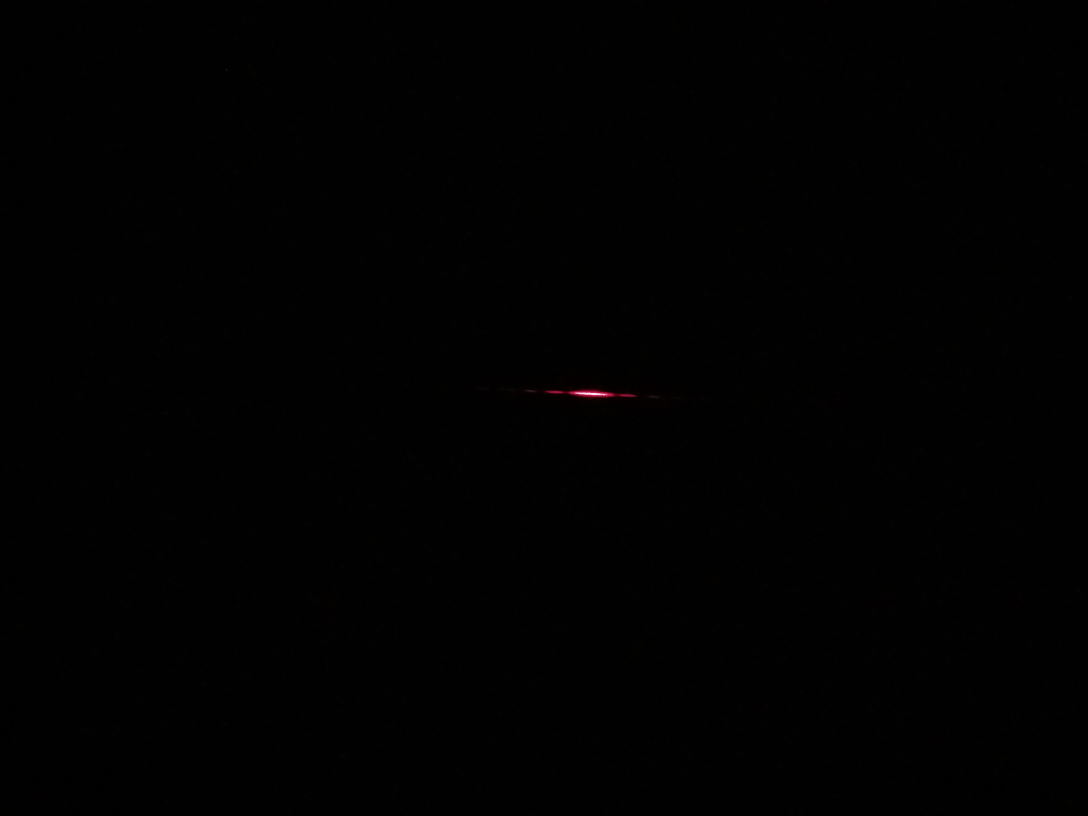
#> input picture Practica2/Datos/datos_acero/a0.jpg, 3264 x 2448 px (shown at 1/3 size); its folder holds 4 pictures in this run
$ jupyter execute --allow-errors Practica2-acero.ipynb   (shell and % lines are left out)
#> lines starting #> are read from the running program, lines starting #| are printed output that depends on the picture; long printed decimals are rounded
# Práctica 2 – Estática. Registro de distancia y posición
Por Luna Kadysz y Kenneth Syddall

Link a la página de la materia:
https://materias.df.uba.ar/l4a2021c1/practica-11-estatica-registro-de-distancia-y-posicion/

## Actividad 2.1
### Determinación del módulo de Young

Calcular cuánto se desplaza EL EXTREMO libre de la barra:

Datos:

E ≅ 10×1010 N/m2

L = 40 cm

d = 5 mm

m = 0.01 kg

Forma de entrega: Sin entrega. Estimar estas dos cantidades y dejar asentado el desarrollo de forma más o menos prolija en el “cuaderno de laboratorio”, sea el fomato que éste último tenga.

## Actividad 2.2
### Sensores de distancia – longitud:
Elegir la tarea de medición mencionadas en la lista, según su número de grupo (Grupo 14 vuelvea la tarea 1). Para esta tarea, elegir un sistema de medición o sensor para realizarla y justifiquen(puede ser otro sensor que no hayamos mencionado en la clase eh!)

1.Distancia de la superficie de la tierra a una nube o capa de aerosoles atmosféricos

2.Dimensiones edilicias de una fábrica

3.Control del diámetro de agujeros de arandelas en una línea de producción.

4.Deformación por dilatación térmica del bloque del motor de un automóvil.

5.Distancia de la Tierra a la Luna.

6.Control de posición del cabezal de una impresora tipo plotter.

7.Distancia entre un automóvil y un obstáculo para maniobra de estacionamiento.

8.Diámetro de una broca de perforación (mecha) de taladro.

9.Distancia entre vehículos en movimiento para sistemas de conducción autónoma.

10.Diámetro de un cabello humano.

11.Distancia entre pupilas oculares humanas para fabricación de anteojos.

12.Mediciones antropométricas para reconocimiento facial.

13.Medición para realimentación de un sistema de actuadores para control de vuelo o de unbrazo robot.Reportar el intervalo de
valores de distancias típicas para esa tarea y las precisiones requeridaspara dichas mediciones.

Justificar la elección del sistema de medición. Considerar tanto los rangos y precisiones del siste-ma de medición elegido como los aspectos metodológicos o procedimentales necesarios para rea-lizar la tarea.Buscar un equipo comercial o experimental que sea capaz de realizar la medición. Incluir cita olink al artículo u hoja de datos consultado. Reportar las especificaciones del instrumento o experi-mento que considere útiles para justificar la elección.Forma de entrega: Para la fecha definida en el cronograma, deberán armar una pre-sentación mínima (una, dos o a lo sumo tres diapositivas) describiendo las caracte-rísticas de la tarea a realizar, el sensor o instrumento elegido y una justificación paraello, basados en alguna especificación del mismo.

## Respuesta

Existen muchos metodo que pueden dar una distancia media aceptable de nuestro satelite natural. Uno sencillo podria ser (http://19e37.com/blog/como-supimos-la-distancia-tierra-luna/).
Pero en nuestro caso vamos a mostrar como se mide actualmente la distancia a la luna a travez del Observatorio de la Costa Azul (OCA). El observatorio de la Côte d'Azur está instalado en cuatro sitios: la meseta de Calern, el monte Gros donde se encuentra la sede (sitio histórico del Observatorio de la Côte d'Azur), el campus de Valrose en Niza y El sitio de Géoazur en el tecnopolo Sophia Antipolis.
Nuestra intención no esdar una descripción completa del funcionamiento de este observatorio para medir la distancia a la luna, sino mas bien una descripcion general del metodo y los equipos que se utilizan en este proceso. Toda la información fue obtenida de las siguientes fuentes:
* https://tmurphy.physics.ucsd.edu/papers/PASP_120_20.pdf
* https://aas.aanda.org/articles/aas/pdf/1998/11/ds1427.pdf

Para esto vamos a dividir la explicación en tres partes:
* Metodo LLR
* Laser y telescopio
* Reflector
* Detector

## Actividad 2.3
### Medición indirecta del tamaño de una rendija:

Conociendo cuánto se deforma el extremo de la barra (lo calcularon en la actividad anterior), y suponiendo que la rendija variable está ubicada en ese extremo de la barra, estimar la distancia necesaria a la  pantalla  para  estar  en  condición  de Fraunhoffer, y cuál sería la distancia entre franjas (o, más correcto, entre los mínimos de intensidad):

En la condición de Fraunhöffer, el patrón de interferencia está dado por

donde a es el tamaño de la rendija, D la distancia a la pantalla, z la coordenada sobre la pantalla y
$\lambda$ la longitud de onda de la fuente de luz utilizada.

Forma de entrega: Sin entrega. Estimar estas dos cantidades y dejar asentado el desarrollo de forma más o menos prolija en el “cuaderno de laboratorio”, sea el fomato que éste último tenga.

### VER QUE TODOS TENGAN ELMISMO LARGO DE PIXELES PARA PODER COMPARAR

[cell 1]
import matplotlib
matplotlib.use('TkAgg')
#matplotlib.use('Qt5Agg')
import imageio
import matplotlib.pyplot as plt
from scipy import ndimage
from scipy import signal
import numpy as np

[cell 2]
import os
frames = []
colors = ['Red','Green','Blue']
images_dict = {os.path.splitext(k)[0]: {} for k in os.listdir('Datos/datos_acero') if os.path.splitext(k)[1] == '.jpg'}

#guardo todos los rgb por imagen de la carpeta
for i,file in enumerate(os.listdir('Datos/datos_acero')):
    ext = os.path.splitext(file)[1] #agarro la extension del archivo
    if ext == '.jpg':
        img = imageio.imread(f'Datos/datos_acero/{file}')
#> img is the input picture: shape (2448, 3264, 3); mean R, G, B 1.3, 1.2, 1.2
        images_dict[os.path.splitext(file)[0]] = {k: np.array(img[:,:,i])  for i,k in enumerate(colors)}

[cell 3]
images_dict.keys()

### DATO ROJO  1

[cell 4]
#probamos con rojo


color = 'Red'
A = images_dict['a00'][color]
plt.figure(figsize = (9, 7.5))
plt.imshow(A, cmap=plt.cm.Reds_r)
plt.title(f'{color} channel image in {color}')
plt.xlabel('Pixeles [px]')
plt.ylabel('Pixeles[px]')

[cell 5]
R = ndimage.rotate(A, 2.6)[1550:2100,1335:1355]
Rt = np.transpose(R)
plt.imshow(Rt, cmap=plt.cm.Reds_r)
plt.imshow(R, cmap=plt.cm.Reds_r)

[cell 6]
plt.figure(figsize = (10, 7))
for i in range(20):
    plt.plot(range(len(Rt[i])),Rt[i])
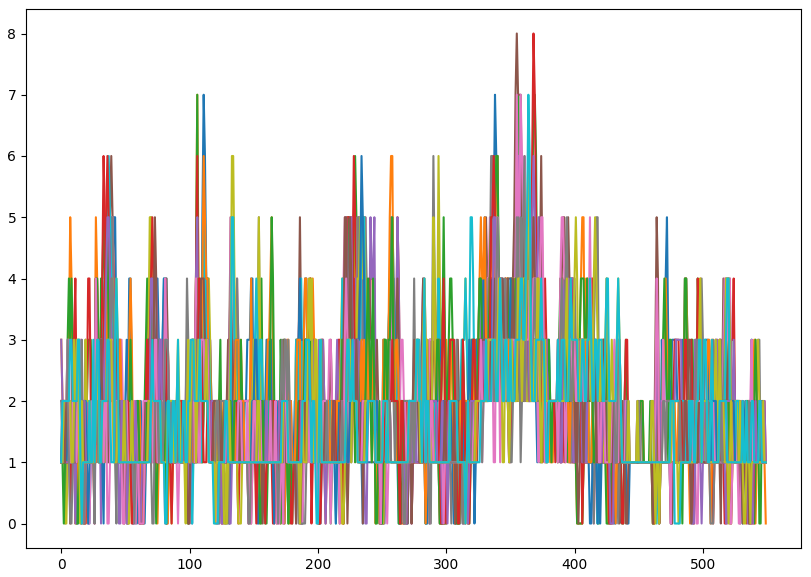
#> figure drawn by matplotlib, 1 panel; curve peaks at x = 41, y = 5; curve peaks at x = 106, y = 7; curve peaks at x = 106, y = 7

[cell 7]
def promedio(R):
    mediana = []
    error = []
    for i in range(len(R)):
        mediana.append(np.mean(R[i]))
        error.append(np.std(R[i]))
#> after the loop, error = 550 values, max 1.84 at index 106, min 0 at index 181, mean 0.747; mediana = 550 values, max 4.3 at index 356, min 0.55 at index 249, mean 1.76
    return mediana, error

ceros = []
err_cr=[]


mediana, error = promedio(R)
plt.plot(range(len(mediana)),np.array(mediana))
#puntos_x = np.array(plt.ginput(9))
#puntos_x

[cell 8]
y = - np.array(mediana)
#> y = 550 values, max -0.55 at index 249, min -4.3 at index 356, mean -1.76

[cell 9]
from scipy.signal import find_peaks
plt.figure()
peaks, _ = find_peaks(y,distance= 80)
#> peaks = [56, 169, 249, 382, 466]
plt.plot(range(len(y)),y)
plt.plot(peaks, y[peaks], "o")
print(peaks)
#| [ 56 169 249 382 466]

p=[peaks[1]-peaks[0], peaks[4]-peaks[3]]
#> p = [113, 84]

z0 = np.mean(p)
#> z0 = 98.5
errz0 = np.std(p)
#> errz0 = 14.5
print(f'La diferencia media entre minimos es: {np.mean(p)} +- {np.std(p)}')
#| La diferencia media entre minimos es: 98.5 +- 14.5
#plt.axis([0, 160, -1.1, 1.1])

### DATO ROJO  2

[cell 10]

color = 'Red'
A = images_dict['a0'][color]
plt.figure(figsize = (9, 7.5))
plt.imshow(A, cmap=plt.cm.Reds_r)
plt.title(f'{color} channel image in {color}')
plt.xlabel('Pixeles [px]')
plt.ylabel('Pixeles[px]')

R = ndimage.rotate(A, 2.5)[1550:2100,1326:1356]
#> R: shape (550, 30)
Rt = np.transpose(R)
#> Rt: shape (30, 550)
plt.imshow(Rt, cmap=plt.cm.Reds_r)
plt.imshow(R, cmap=plt.cm.Reds_r)

[cell 11]
plt.figure(figsize = (10, 7))
for i in range(30):
    plt.plot(range(len(Rt[i])),Rt[i])
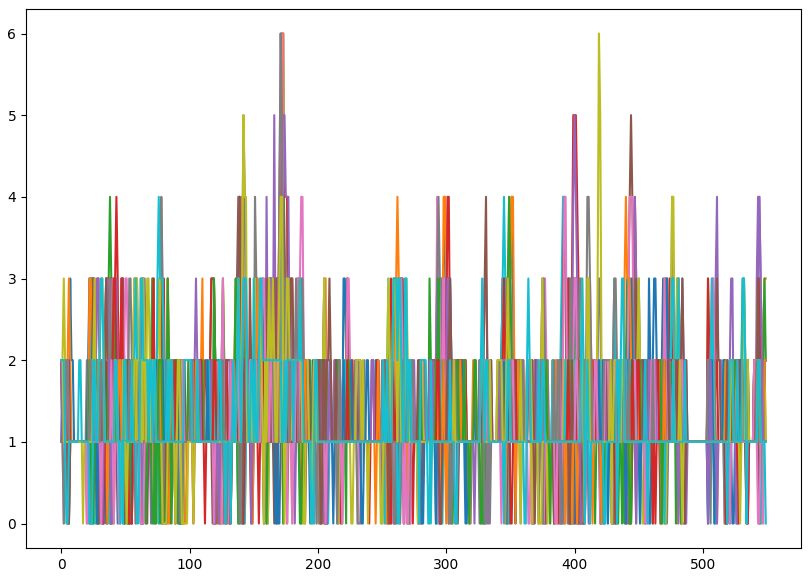
#> figure drawn by matplotlib, 1 panel; curve peaks at x = 299, y = 4; curve peaks at x = 298, y = 4; curve peaks at x = 38, y = 4

[cell 12]
mediana, error = promedio(R)
#> mediana = 550 values, max 2.7 at index 172, min 0.867 at index 318, mean 1.2; error = 550 values, max 1.73 at index 172, min 0 at index 10, mean 0.467
plt.plot(range(len(mediana)),np.array(mediana))
y = - np.array(mediana)
#> y = 550 values, max -0.867 at index 318, min -2.7 at index 172, mean -1.2
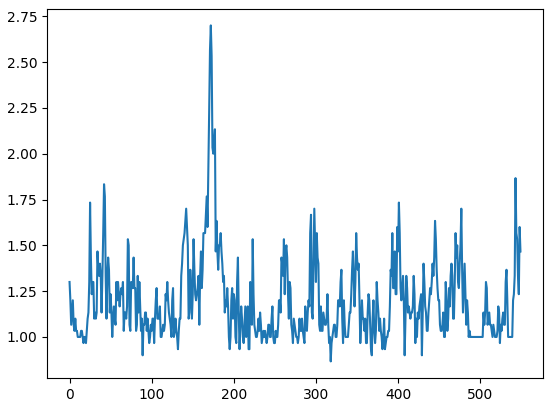
#> figure drawn by matplotlib, 1 panel; curve peaks at x = 172, y = 2.7

[cell 13]
from scipy.signal import find_peaks
plt.figure()
peaks, _ = find_peaks(y,distance= 40)
#> peaks = [20, 89, 132, 207, 249, 318, 368, 429, 483, 524]
plt.plot(range(len(y)),y)
plt.plot(peaks, y[peaks], "o")
print(peaks)
#| [ 20  89 132 207 249 318 368 429 483 524]

pea=[]
for i in range(len(peaks)):
    if i != 4 and i != 5:
        pea.append(peaks[i])
#> this loop made 10 passes
#> after the loop, pea = [20, 89, 132, 207, 368, 429, 483, 524]
print(pea)
#| [20, 89, 132, 207, 368, 429, 483, 524]
pdiff = np.diff(pea)
#> pdiff = [69, 43, 75, 161, 61, 54, 41]
p=[]
for i in range(len(pdiff)):
    if i != 3:
        p.append(pdiff[i])
#> this loop made 7 passes
#> after the loop, p = [69, 43, 75, 61, 54, 41]

print(p)
#| [69, 43, 75, 61, 54, 41]
ceros.append(np.mean(p))
err_cr.append(np.std(p))
print(f'La diferencia media entre minimos es: {np.mean(p)} +- {np.std(p)}')
#| La diferencia media entre minimos es: 57.167 +- 12.549

### DATO ROJO  3

[cell 14]

color = 'Red'
A = images_dict['a1'][color]
plt.figure(figsize = (9, 7.5))
plt.imshow(A, cmap=plt.cm.Reds_r)
plt.title(f'{color} channel image in {color}')
plt.xlabel('Pixeles [px]')
plt.ylabel('Pixeles[px]')

R = ndimage.rotate(A, 2.5)[1400:2250,1333:1363]
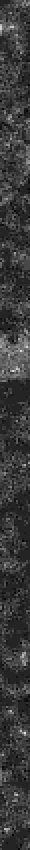
#> R: shape (850, 30) (shown at 1/2 size); min 0, max 7, mean 1.62; drawn with min black and max white
Rt = np.transpose(R)
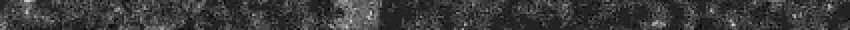
#> Rt: shape (30, 850) (shown at 1/2 size); min 0, max 7, mean 1.62; drawn with min black and max white
plt.imshow(Rt, cmap=plt.cm.Reds_r)
plt.imshow(R, cmap=plt.cm.Reds_r)

[cell 15]
plt.figure(figsize = (10, 7))
for i in range(30):
    plt.plot(range(len(Rt[i])),Rt[i])
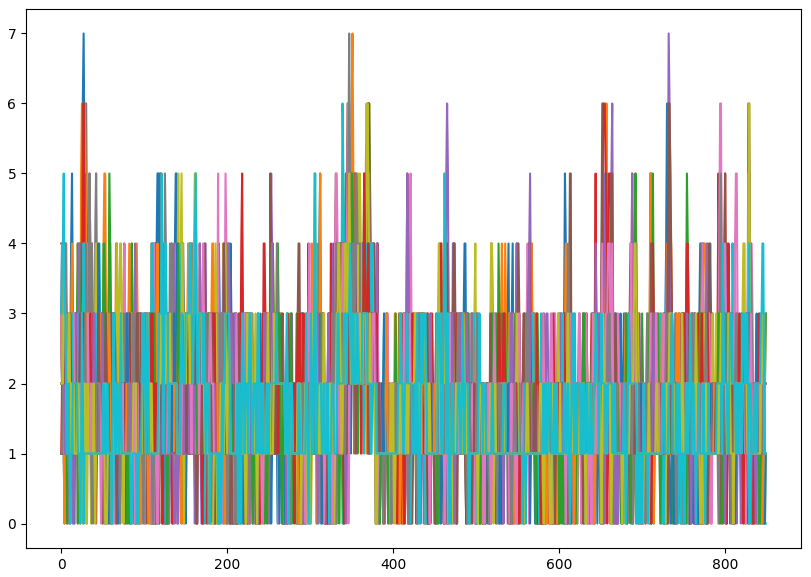
#> figure drawn by matplotlib, 1 panel; curve peaks at x = 27, y = 7; curve peaks at x = 25, y = 6; curve peaks at x = 371, y = 6

[cell 16]
mediana, error = promedio(R)
#> mediana = 850 values, max 3.57 at index 346, min 0.833 at index 700, mean 1.62; error = 850 values, max 1.8 at index 27, min 0 at index 387, mean 0.742
plt.plot(range(len(mediana)),np.array(mediana))
y = - np.array(mediana)
#> y = 850 values, max -0.833 at index 700, min -3.57 at index 346, mean -1.62
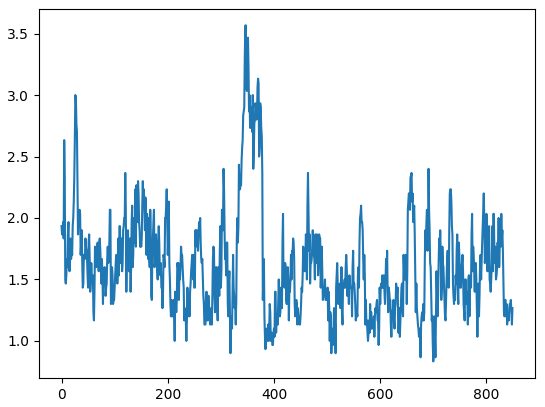
#> figure drawn by matplotlib, 1 panel; curve peaks at x = 346, y = 3.57

[cell 17]
from scipy.signal import find_peaks
plt.figure()
peaks, _ = find_peaks(y,distance= 40)
#> peaks = 17 values from 8 to 839
plt.plot(range(len(y)),y)
plt.plot(peaks, y[peaks], "o")
print(peaks)
#| [  8  61 122 170 213 270 318 384 444 516 557 597 637 700 741 783 839]

pea=[]
for i in range(len(peaks)):
    if i != 9:
        pea.append(peaks[i])
#> this loop made 17 passes
#> after the loop, pea = [8, 61, 122, 170, 213, 270, 318, 384, 444, 557, 597, 637, 700, 741, 783, 839]
print(pea)
#| [8, 61, 122, 170, 213, 270, 318, 384, 444, 557, 597, 637, 700, 741, 783, 839]
pdiff = np.diff(pea)
#> pdiff = [53, 61, 48, 43, 57, 48, 66, 60, 113, 40, 40, 63, 41, 42, 56]
print(pdiff)
#| [ 53  61  48  43  57  48  66  60 113  40  40  63  41  42  56]
p=[]
for i in range(len(pdiff)):
    if i != 8:
        p.append(pdiff[i])
#> this loop made 15 passes
#> after the loop, p = [53, 61, 48, 43, 57, 48, 66, 60, 40, 40, 63, 41, 42, 56]
print(p)
#| [53, 61, 48, 43, 57, 48, 66, 60, 40, 40, 63, 41, 42, 56]

ceros.append(np.mean(p))
err_cr.append(np.std(p))
print(f'La diferencia media entre minimos es: {np.mean(p)} +- {np.std(p)}')
#| La diferencia media entre minimos es: 51.286 +- 8.940
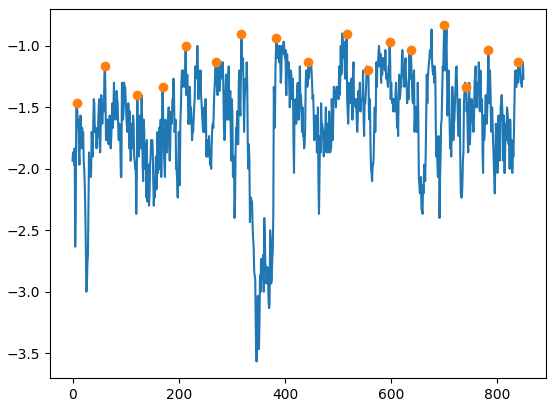
#> figure drawn by matplotlib, 1 panel; curve peaks at x = 700, y = -0.833; curve peaks at x = 700, y = -0.833

### DATO ROJO  4

[cell 18]

color = 'Red'
A = images_dict['a2'][color]
plt.figure(figsize = (9, 7.5))
plt.imshow(A, cmap=plt.cm.Reds_r)
plt.title(f'{color} channel image in {color}')
plt.xlabel('Pixeles [px]')
plt.ylabel('Pixeles[px]')

R = ndimage.rotate(A, 2.5)[1400:2200,1333:1363]
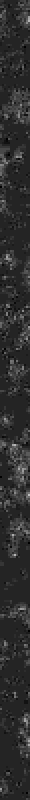
#> R: shape (800, 30) (shown at 1/2 size); min 0, max 7, mean 1.29; drawn with min black and max white
Rt = np.transpose(R)
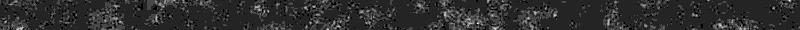
#> Rt: shape (30, 800); min 0, max 7, mean 1.29; drawn with min black and max white
plt.imshow(Rt, cmap=plt.cm.Reds_r)
plt.imshow(R, cmap=plt.cm.Reds_r)
#> (the rest of the program and of its run is left out)
